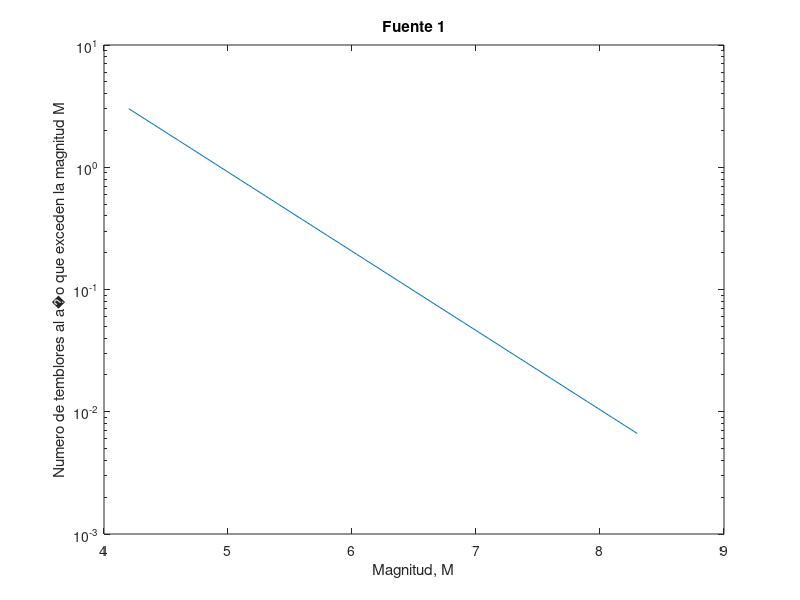
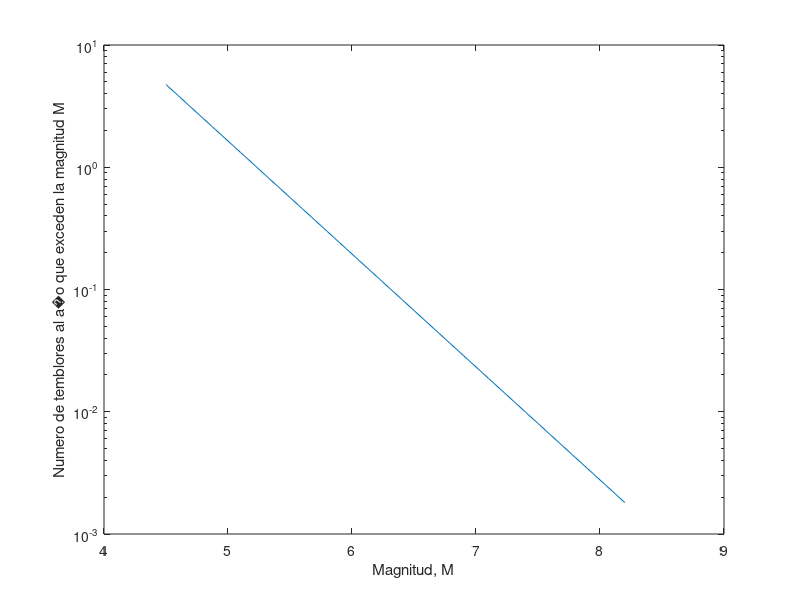
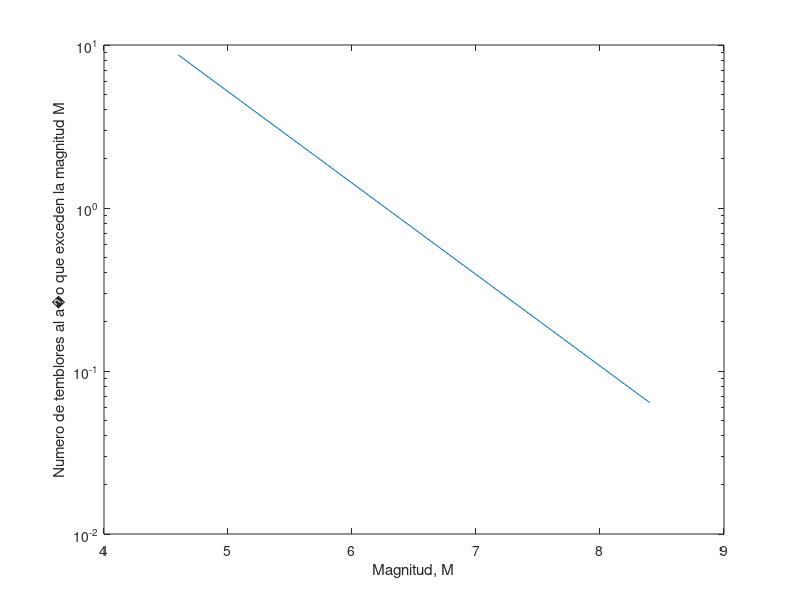
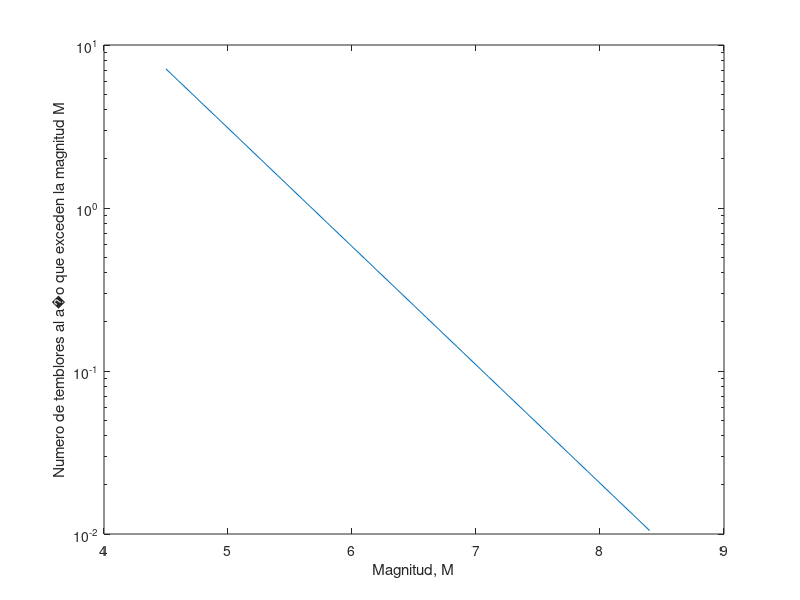

Reproduce these figures in MATLAB, in order.
%*************************************************************************
%*                 Ver�nica Flores Guti�rrez                             *
%*************************************************************************
%Fuentes
f1=[4.2:0.1:8.3];
f2=[4.5:0.1:8.2];
f3=[4.6:0.1:8.4];
f4=[4.5:0.1:8.4];
f5=[4.5:0.1:8.4];
f6=[4.4:0.1:6.5];
f7=[4.3:0.1:7.1];
f8=[4.3:0.1:7.1];
f9=[4.5:0.1:7.8];
f10=[4.9:0.1:7.8];
f11=[4.5:0.1:7.5];
f12=[4.1:0.1:7.1];
f13=[4.6:0.1:7.5];
f14=[4.8:0.1:7.3];
f15=[4.4:0.1:6.3];
f16=[4.8:0.1:6.9];
f17=[4.6:0.1:7.5];
f18=[4.6:0.1:7.4];
f19=[4.8:0.1:7.2];
f20=[4.3:0.1:6.9];

%Variables 
beta=[1.492,2.128,1.292,1.672,1.973,2.001,2.22,1.879,2.07,2.022,1.271,1.962,2.079,1.81,2.385,2.977,1.842,1.881,2.45,2.01];
Mo = [min(f1),min(f2),min(f3),min(f4),min(f5),min(f6),min(f7),min(f8),min(f9),min(f10),min(f11),min(f12),min(f13),min(f14),min(f15),min(f16),min(f17),min(f18),min(f19),min(f20)];
Mu=[max(f1),max(f2),max(f3),max(f4),max(f5),max(f6),max(f7),max(f8),max(f9),max(f10),max(f11),max(f12),max(f13),max(f14),max(f15),max(f16),max(f17),max(f18),max(f19),max(f20)];
lo=[3.014,4.75,8.683,7.132,8.32,1.104,2.722,3.754,3.591,11.211,4.421,3.099,2.145,4.65,0.782,1.89,1.966,2.22,2.589,1.409];

%Ecuaci�n Gutenberg Richter Modificada


fig1=figure('NumberTitle','off',...
            'Menu','none',...
            'Name','FUENTE 1',...
            'Position',[5,5,1650,950],'Resize','on');
        
m1=-beta(1)*(f1'-Mo(1));
e1=exp(m1);
L1=lo(1)*e1;
semilogy(f1,L1);
title('Fuente 1')
xlabel('Magnitud, M')
ylabel('Numero de temblores al a�o que exceden la magnitud M')

fig2=figure('NumberTitle','off',...
            'Menu','none',...
            'Name','FUENTE 2',...
            'Position',[5,5,1650,950],'Resize','on');
m2=-beta(2)*(f2'-Mo(2));
e2=exp(m2);
L2=lo(2)*e2;
semilogy(f2,L2);
xlabel('Magnitud, M')
ylabel('Numero de temblores al a�o que exceden la magnitud M')

fig3=figure('NumberTitle','off',...
            'Menu','none',...
            'Name','FUENTE 3',...
            'Position',[5,5,1650,950],'Resize','on');
m3=-beta(3)*(f3'-Mo(3));
e3=exp(m3);
L3=lo(3)*e3;
semilogy(f3,L3);
xlabel('Magnitud, M')
ylabel('Numero de temblores al a�o que exceden la magnitud M')

fig4=figure('NumberTitle','off',...
            'Menu','none',...
            'Name','FUENTE 4',...
            'Position',[5,5,1650,950],'Resize','on');
m4=-beta(4)*(f4'-Mo(4));
e4=exp(m4);
L4=lo(4)*e4;
semilogy(f4,L4);
xlabel('Magnitud, M')
ylabel('Numero de temblores al a�o que exceden la magnitud M')

fig5=figure('NumberTitle','off',...
            'Menu','none',...
            'Name','FUENTE 5',...
            'Position',[5,5,1650,950],'Resize','on');
m5=-beta(5)*(f5'-Mo(5));
e5=exp(m5);
L5=lo(5)*e5;
semilogy(f5,L5);
xlabel('Magnitud, M')
ylabel('Numero de temblores al a�o que exceden la magnitud M')


fig6=figure('NumberTitle','off',...
            'Menu','none',...
            'Name','FUENTE 6',...
            'Position',[5,5,1650,950],'Resize','on');
m6=-beta(6)*(f6'-Mo(6));
e6=exp(m6);
L6=lo(6)*e6;
semilogy(f6,L6);
xlabel('Magnitud, M')
ylabel('Numero de temblores al a�o que exceden la magnitud M')


fig7=figure('NumberTitle','off',...
            'Menu','none',...
            'Name','FUENTE 7',...
            'Position',[5,5,1650,950],'Resize','on');
m7=-beta(7)*(f7'-Mo(7));
e7=exp(m7);
L7=lo(7)*e7;
semilogy(f7,L7);
xlabel('Magnitud, M')
ylabel('Numero de temblores al a�o que exceden la magnitud M')


fig8=figure('NumberTitle','off',...
            'Menu','none',...
            'Name','FUENTE 8',...
            'Position',[5,5,1650,950],'Resize','on');
m8=-beta(8)*(f8'-Mo(8));
e8=exp(m8);
L8=lo(8)*e8;
semilogy(f8,L8);
xlabel('Magnitud, M')
ylabel('Numero de temblores al a�o que exceden la magnitud M')


fig9=figure('NumberTitle','off',...
            'Menu','none',...
            'Name','FUENTE 9',...
            'Position',[5,5,1650,950],'Resize','on');
m9=-beta(9)*(f9'-Mo(9));
e9=exp(m9);
L9=lo(9)*e9;
semilogy(f9,L9);
xlabel('Magnitud, M')
ylabel('Numero de temblores al a�o que exceden la magnitud M')


fig10=figure('NumberTitle','off',...
            'Menu','none',...
            'Name','FUENTE 10',...
            'Position',[5,5,1650,950],'Resize','on');
m10=-beta(10)*(f10'-Mo(10));
e10=exp(m10);
L10=lo(10)*e10;
semilogy(f10,L10);
xlabel('Magnitud, M')
ylabel('Numero de temblores al a�o que exceden la magnitud M')


fig11=figure('NumberTitle','off',...
            'Menu','none',...
            'Name','FUENTE 11',...
            'Position',[5,5,1650,950],'Resize','on');
m11=-beta(11)*(f11'-Mo(11));
e11=exp(m11);
L11=lo(11)*e11;
semilogy(f11,L11);
xlabel('Magnitud, M')
ylabel('Numero de temblores al a�o que exceden la magnitud M')


fig12=figure('NumberTitle','off',...
            'Menu','none',...
            'Name','FUENTE 12',...
            'Position',[5,5,1650,950],'Resize','on');
m12=-beta(12)*(f12'-Mo(12));
e12=exp(m12);
L12=lo(12)*e12;
semilogy(f12,L12);
xlabel('Magnitud, M')
ylabel('Numero de temblores al a�o que exceden la magnitud M')


fig13=figure('NumberTitle','off',...
            'Menu','none',...
            'Name','FUENTE 13',...
            'Position',[5,5,1650,950],'Resize','on');
m13=-beta(13)*(f13'-Mo(13));
e13=exp(m13);
L13=lo(13)*e13;
semilogy(f13,L13);
xlabel('Magnitud, M')
ylabel('Numero de temblores al a�o que exceden la magnitud M')


fig14=figure('NumberTitle','off',...
            'Menu','none',...
            'Name','FUENTE 14',...
            'Position',[5,5,1650,950],'Resize','on');
m14=-beta(14)*(f14'-Mo(14));
e14=exp(m14);
L14=lo(14)*e14;
semilogy(f14,L14);
xlabel('Magnitud, M')
ylabel('Numero de temblores al a�o que exceden la magnitud M')


fig15=figure('NumberTitle','off',...
            'Menu','none',...
            'Name','FUENTE 15',...
            'Position',[5,5,1650,950],'Resize','on');
m15=-beta(15)*(f15'-Mo(15));
e15=exp(m15);
L15=lo(15)*e15;
semilogy(f15,L15);
xlabel('Magnitud, M')
ylabel('Numero de temblores al a�o que exceden la magnitud M')


fig16=figure('NumberTitle','off',...
            'Menu','none',...
            'Name','FUENTE 16',...
            'Position',[5,5,1650,950],'Resize','on');
m16=-beta(16)*(f16'-Mo(16));
e16=exp(m16);
L16=lo(16)*e16;
semilogy(f16,L16);
xlabel('Magnitud, M')
ylabel('Numero de temblores al a�o que exceden la magnitud M')


fig17=figure('NumberTitle','off',...
            'Menu','none',...
            'Name','FUENTE 17',...
            'Position',[5,5,1650,950],'Resize','on');
m17=-beta(17)*(f17'-Mo(17));
e17=exp(m17);
L17=lo(17)*e17;
semilogy(f17,L17);
xlabel('Magnitud, M')
ylabel('Numero de temblores al a�o que exceden la magnitud M')



fig18=figure('NumberTitle','off',...
            'Menu','none',...
            'Name','FUENTE 18',...
            'Position',[5,5,1650,950],'Resize','on');
m18=-beta(18)*(f18'-Mo(18));
e18=exp(m18);
L18=lo(18)*e18;
semilogy(f18,L18);
xlabel('Magnitud, M')
ylabel('Numero de temblores al a�o que exceden la magnitud M')


fig19=figure('NumberTitle','off',...
            'Menu','none',...
            'Name','FUENTE 19',...
            'Position',[5,5,1650,950],'Resize','on');
m19=-beta(19)*(f19'-Mo(19));
e19=exp(m19);
L19=lo(19)*e19;
semilogy(f19,L19);
xlabel('Magnitud, M')
ylabel('Numero de temblores al a�o que exceden la magnitud M')


fig20=figure('NumberTitle','off',...
            'Menu','none',...
            'Name','FUENTE 20',...
            'Position',[5,5,1650,950],'Resize','on');
m20=-beta(20)*(f20'-Mo(20));
e20=exp(m20);
L20=lo(20)*e20;
semilogy(f20,L20);
xlabel('Magnitud, M')
ylabel('Numero de temblores al a�o que exceden la magnitud M')